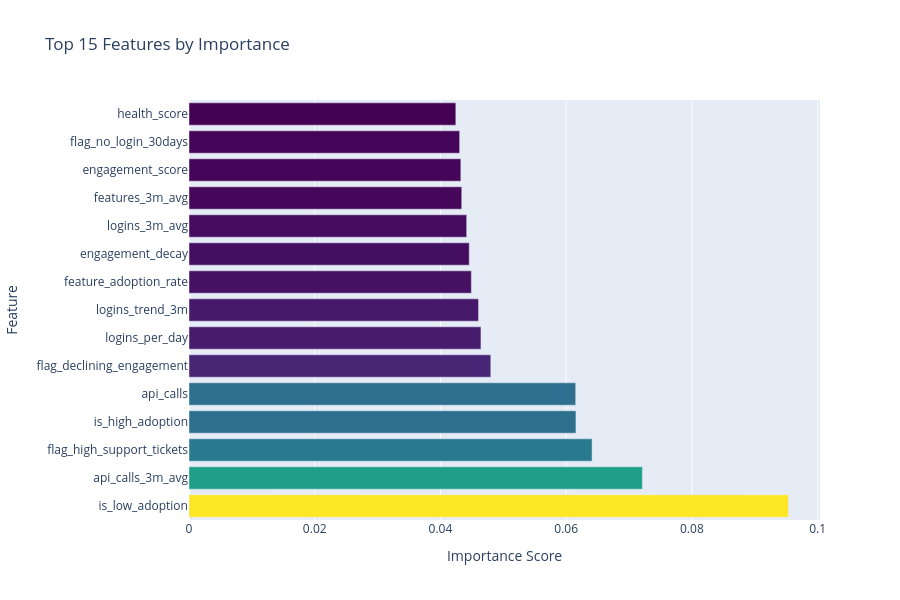

The cell this chart's notebook holds for it:
### Code cell
print("=" * 70)
print("FEATURE IMPORTANCE")
print("=" * 70)

# Get feature importance
importance_df = pd.DataFrame({
    'feature': feature_cols,
    'importance': model.feature_importances_
}).sort_values('importance', ascending=False)

print("\nTop 15 Features Predicting Churn:")
print(importance_df.head(15).to_string(index=False))

# Visualization
fig = go.Figure(data=[
    go.Bar(
        y=importance_df.head(15)['feature'],
        x=importance_df.head(15)['importance'],
        orientation='h',
        marker=dict(color=importance_df.head(15)['importance'], colorscale='Viridis')
    )
])
fig.update_layout(
    title='Top 15 Features by Importance',
    xaxis_title='Importance Score',
    yaxis_title='Feature',
    height=600
)
fig.show()

### Figure 1 — Plotly figure (JSON) as saved in the notebook; plotly's stock layout.template omitted (floating-point values rounded to 4 significant figures)
{"data": [{"marker": {"color": [0.09536, 0.07212, 0.06412, 0.06156, 0.06152, 0.04801, 0.04644, 0.04606, 0.04492, 0.04458, 0.04418, 0.04339, 0.04325, 0.04306, 0.04245], "colorscale": [[0, "#440154"], [0.1111, "#482878"], [0.2222, "#3e4989"], [0.3333, "#31688e"], [0.4444, "#26828e"], [0.5556, "#1f9e89"], [0.6667, "#35b779"], [0.7778, "#6ece58"], [0.8889, "#b5de2b"], [1, "#fde725"]]}, "orientation": "h", "type": "bar", "x": [0.09536, 0.07212, 0.06412, 0.06156, 0.06152, 0.04801, 0.04644, 0.04606, 0.04492, 0.04458, 0.04418, 0.04339, 0.04325, 0.04306, 0.04245], "y": ["is_low_adoption", "api_calls_3m_avg", "flag_high_support_tickets", "is_high_adoption", "api_calls", "flag_declining_engagement", "logins_per_day", "logins_trend_3m", "feature_adoption_rate", "engagement_decay", "logins_3m_avg", "features_3m_avg", "engagement_score", "flag_no_login_30days", "health_score"]}], "layout": {"height": 600, "title": {"text": "Top 15 Features by Importance"}, "xaxis": {"title": {"text": "Importance Score"}}, "yaxis": {"title": {"text": "Feature"}}}}
